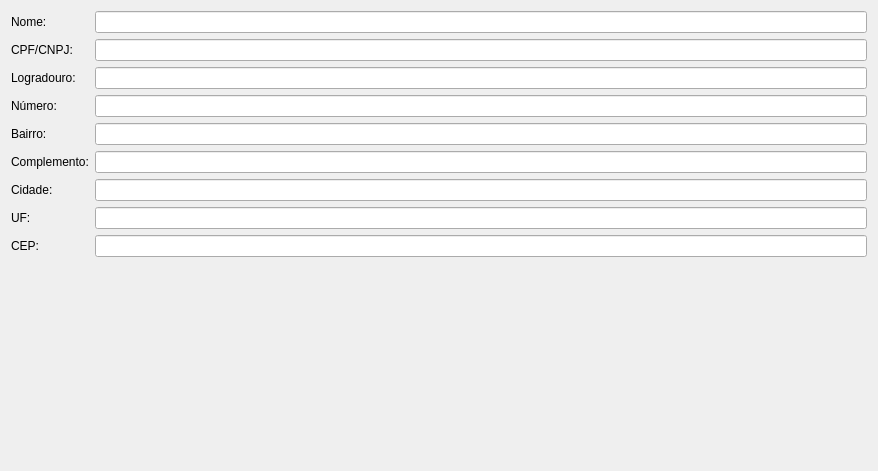
             <widget class="QWidget" name="scrollAreaWidgetContents_2">
              <property name="geometry">
               <rect>
                <x>0</x>
                <y>0</y>
                <width>878</width>
                <height>471</height>
               </rect>
              </property>
              <layout class="QFormLayout" name="formLayout_3">
               <item row="0" column="0">
                <widget class="QLabel" name="label_23">
                 <property name="text">
                  <string>Nome:</string>
                 </property>
                </widget>
               </item>
               <item row="0" column="1">
                <widget class="QLineEdit" name="lineEdit"/>
               </item>
               <item row="1" column="0">
                <widget class="QLabel" name="label_28">
                 <property name="text">
                  <string>CPF/CNPJ:</string>
                 </property>
                </widget>
               </item>
               <item row="1" column="1">
                <widget class="QLineEdit" name="lineEdit_3"/>
               </item>
               <item row="2" column="0">
                <widget class="QLabel" name="label_29">
                 <property name="text">
                  <string>Logradouro:</string>
                 </property>
                </widget>
               </item>
               <item row="2" column="1">
                <widget class="QLineEdit" name="lineEdit_4"/>
               </item>
               <item row="3" column="0">
                <widget class="QLabel" name="label_35">
                 <property name="text">
                  <string>Número:</string>
                 </property>
                </widget>
               </item>
               <item row="3" column="1">
                <widget class="QLineEdit" name="lineEdit_13"/>
               </item>
               <item row="4" column="0">
                <widget class="QLabel" name="label_36">
                 <property name="text">
                  <string>Bairro:</string>
                 </property>
                </widget>
               </item>
               <item row="4" column="1">
                <widget class="QLineEdit" name="lineEdit_14"/>
               </item>
               <item row="5" column="0">
                <widget class="QLabel" name="label_37">
                 <property name="text">
                  <string>Complemento:</string>
                 </property>
                </widget>
               </item>
               <item row="5" column="1">
                <widget class="QLineEdit" name="lineEdit_15"/>
               </item>
               <item row="6" column="0">
                <widget class="QLabel" name="label_38">
                 <property name="text">
                  <string>Cidade:</string>
                 </property>
                </widget>
               </item>
               <item row="6" column="1">
                <widget class="QLineEdit" name="lineEdit_17"/>
               </item>
               <item row="7" column="0">
                <widget class="QLabel" name="label_47">
                 <property name="text">
                  <string>UF:</string>
                 </property>
                </widget>
               </item>
               <item row="7" column="1">
                <widget class="QLineEdit" name="lineEdit_16"/>
               </item>
               <item row="8" column="0">
                <widget class="QLabel" name="label_48">
                 <property name="text">
                  <string>CEP:</string>
                 </property>
                </widget>
               </item>
               <item row="8" column="1">
                <widget class="QLineEdit" name="lineEdit_18"/>
               </item>
              </layout>
             </widget>
